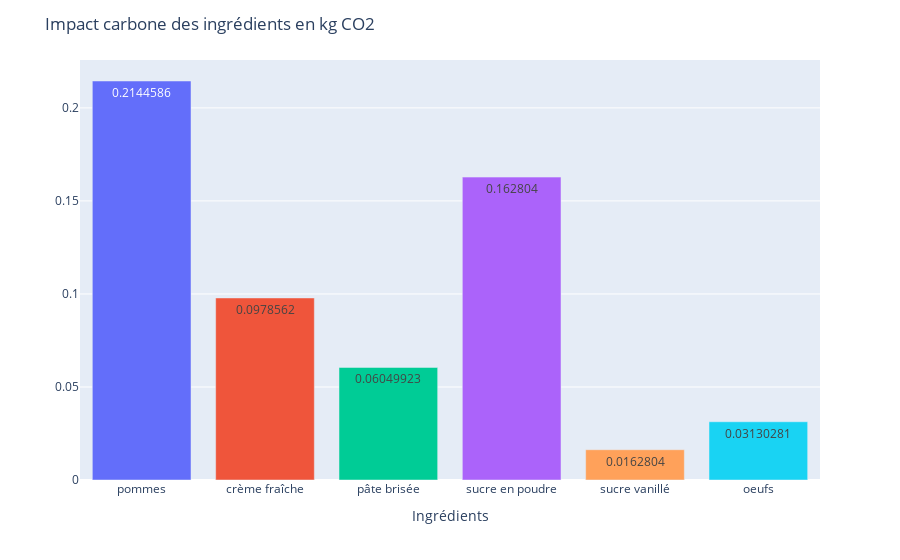

The cell this chart's notebook holds for it:
### Code cell
import plotly.express as px

# Noms des variables
variables = ["pommes", "crème fraîche", "pâte brisée", "sucre en poudre", "sucre vanillé", "oeufs"]

# Couleurs des barres
couleurs = ['red', 'green', 'blue', 'orange', 'purple', 'yellow']

# Créer le graphique en barres avec couleurs personnalisées
fig = px.bar(x=variables, y=df_fusion["kg CO2 eq"], color=couleurs)

# Titre et étiquettes des axes
fig.update_layout(title="Impact carbone des ingrédients en kg CO2",
                  xaxis_title="Ingrédients",
                  yaxis_title="",
                  showlegend=False) 

# Ajouter les valeurs sur les barres
fig.update_traces(
    texttemplate='%{y}',  # Format des valeurs
    textposition='auto',  # Positionnement du texte
)

# Afficher le graphique
fig.show()

### Figure 1 — Plotly figure (JSON) as saved in the notebook; plotly's stock layout.template omitted (floating-point values rounded to 4 significant figures)
{"data": [{"alignmentgroup": "True", "hovertemplate": "color=red<br>x=%{x}<br>y=%{y}<extra></extra>", "legendgroup": "red", "marker": {"color": "#636efa", "pattern": {"shape": ""}}, "name": "red", "offsetgroup": "red", "orientation": "v", "showlegend": true, "textposition": "auto", "texttemplate": "%{y}", "type": "bar", "x": ["pommes"], "xaxis": "x", "y": [0.2145], "yaxis": "y"}, {"alignmentgroup": "True", "hovertemplate": "color=green<br>x=%{x}<br>y=%{y}<extra></extra>", "legendgroup": "green", "marker": {"color": "#EF553B", "pattern": {"shape": ""}}, "name": "green", "offsetgroup": "green", "orientation": "v", "showlegend": true, "textposition": "auto", "texttemplate": "%{y}", "type": "bar", "x": ["crème fraîche"], "xaxis": "x", "y": [0.09786], "yaxis": "y"}, {"alignmentgroup": "True", "hovertemplate": "color=blue<br>x=%{x}<br>y=%{y}<extra></extra>", "legendgroup": "blue", "marker": {"color": "#00cc96", "pattern": {"shape": ""}}, "name": "blue", "offsetgroup": "blue", "orientation": "v", "showlegend": true, "textposition": "auto", "texttemplate": "%{y}", "type": "bar", "x": ["pâte brisée"], "xaxis": "x", "y": [0.0605], "yaxis": "y"}, {"alignmentgroup": "True", "hovertemplate": "color=orange<br>x=%{x}<br>y=%{y}<extra></extra>", "legendgroup": "orange", "marker": {"color": "#ab63fa", "pattern": {"shape": ""}}, "name": "orange", "offsetgroup": "orange", "orientation": "v", "showlegend": true, "textposition": "auto", "texttemplate": "%{y}", "type": "bar", "x": ["sucre en poudre"], "xaxis": "x", "y": [0.1628], "yaxis": "y"}, {"alignmentgroup": "True", "hovertemplate": "color=purple<br>x=%{x}<br>y=%{y}<extra></extra>", "legendgroup": "purple", "marker": {"color": "#FFA15A", "pattern": {"shape": ""}}, "name": "purple", "offsetgroup": "purple", "orientation": "v", "showlegend": true, "textposition": "auto", "texttemplate": "%{y}", "type": "bar", "x": ["sucre vanillé"], "xaxis": "x", "y": [0.01628], "yaxis": "y"}, {"alignmentgroup": "True", "hovertemplate": "color=yellow<br>x=%{x}<br>y=%{y}<extra></extra>", "legendgroup": "yellow", "marker": {"color": "#19d3f3", "pattern": {"shape": ""}}, "name": "yellow", "offsetgroup": "yellow", "orientation": "v", "showlegend": true, "textposition": "auto", "texttemplate": "%{y}", "type": "bar", "x": ["oeufs"], "xaxis": "x", "y": [0.0313], "yaxis": "y"}], "layout": {"barmode": "relative", "legend": {"title": {"text": "color"}, "tracegroupgap": 0}, "margin": {"t": 60}, "showlegend": false, "title": {"text": "Impact carbone des ingrédients en kg CO2"}, "xaxis": {"anchor": "y", "domain": [0, 1], "title": {"text": "Ingrédients"}}, "yaxis": {"anchor": "x", "domain": [0, 1], "title": {"text": ""}}}}
